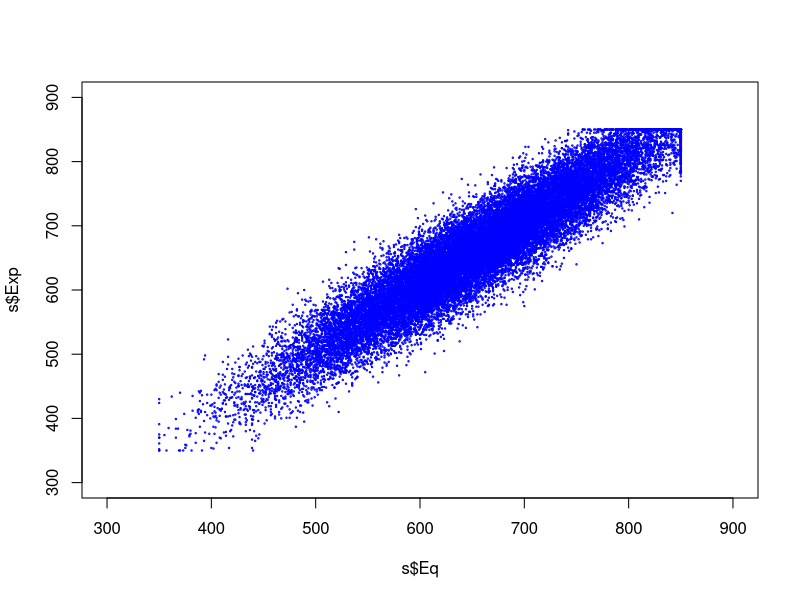
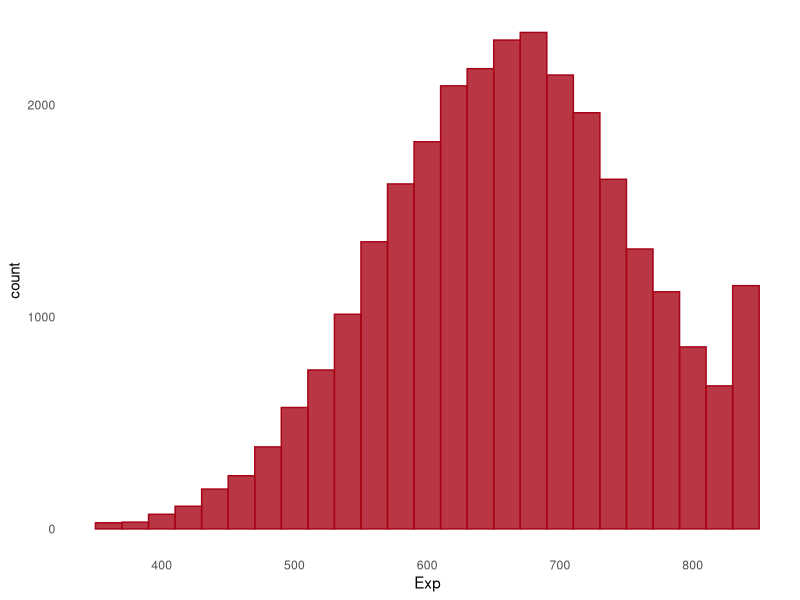
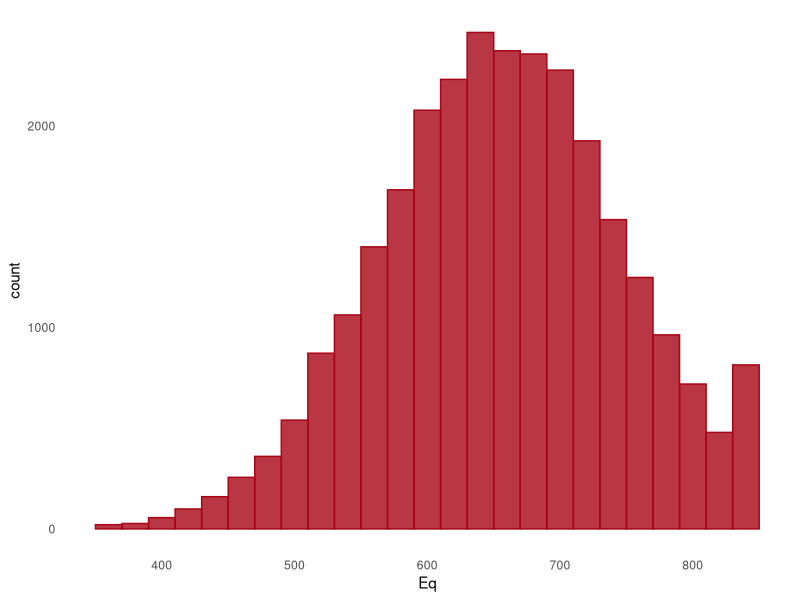

These charts were generated, in order, by the following R code:
library(ggplot2)

#FOR REPRODUCIBILITY
set.seed(1899273)

#FIRST RANDOM LIST
list1 <- round(rnorm(28000, mean=656, sd=91))

#RESTRICT FIRST LIST TO BE IN RANGE
list1 <- pmax(pmin(list1, 850), 350)

#SECOND RANDOM LIST
list2 <- list1 + round(rnorm(28000, mean=7, sd=34))

#RESTRICT SECOND LIST TO BE IN RANGE
list2 <- pmax(pmin(list2, 850), 350)

#CREATE DATA FRAME
s <- data.frame(matrix(ncol=2, nrow=28000))
colnames(s) <- c("Eq","Exp")
s$Eq <- list1
s$Exp <- list2

#MAKE SCATTERPLOT
plot(s$Eq, s$Exp, cex=0.2, xlim=c(300,900), ylim=c(300,900), col='blue')

#MAKE HISTOGRAMS
hist <- ggplot(s, aes(x=Exp))
hist <- hist + 
  geom_histogram(binwidth=20, alpha=0.8, fill=rgb(167/255,4/255,22/255), color=rgb(167/255,4/255,22/255)) +
  scale_x_continuous(breaks=seq(300, 900, 100)) +
  scale_y_continuous(breaks=seq(0, 4000, 1000)) +
  theme(
    axis.ticks=element_blank(),
    panel.background=element_rect(fill = "white"),
    panel.grid.major=element_line(color="white"),
  )
hist

hist2 <- ggplot(s, aes(x=Eq))
hist2 <- hist2 + 
  geom_histogram(binwidth=20, alpha=0.8, fill=rgb(167/255,4/255,22/255), color=rgb(167/255,4/255,22/255)) +
  scale_x_continuous(breaks=seq(300, 900, 100)) +
  scale_y_continuous(breaks=seq(0, 4000, 1000)) +
  theme(
    axis.ticks=element_blank(),
    panel.background=element_rect(fill = "white"),
    panel.grid.major=element_line(color="white"),
  )
hist2
